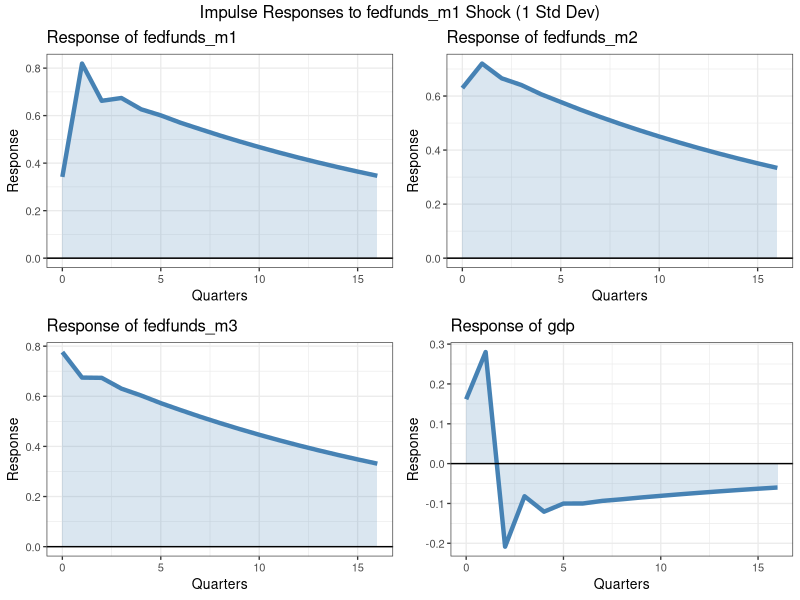
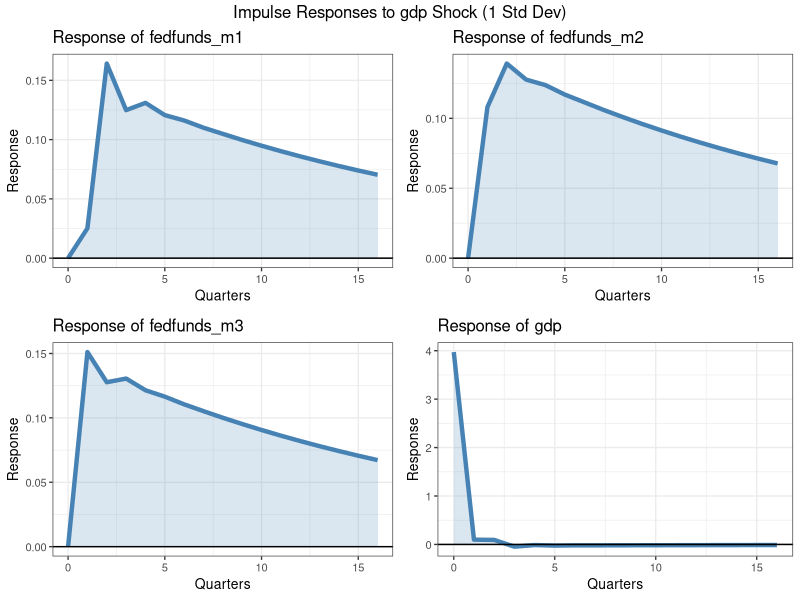
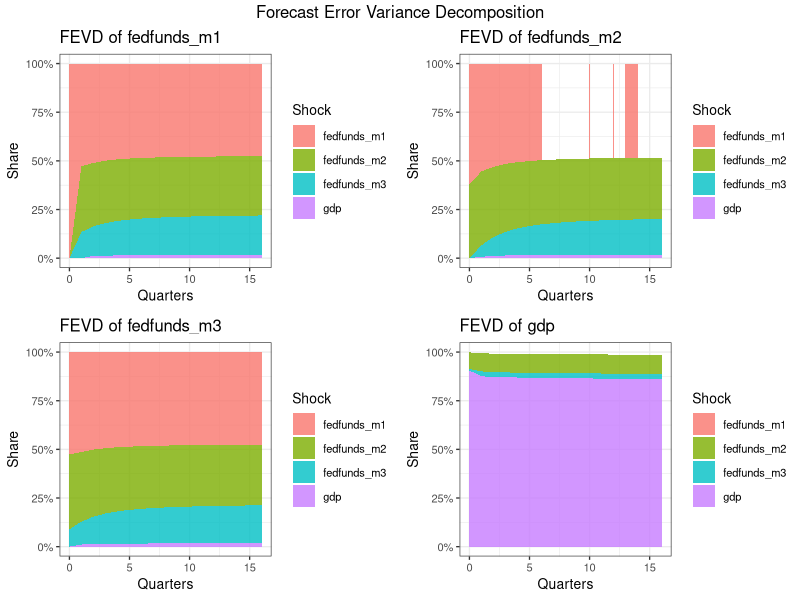
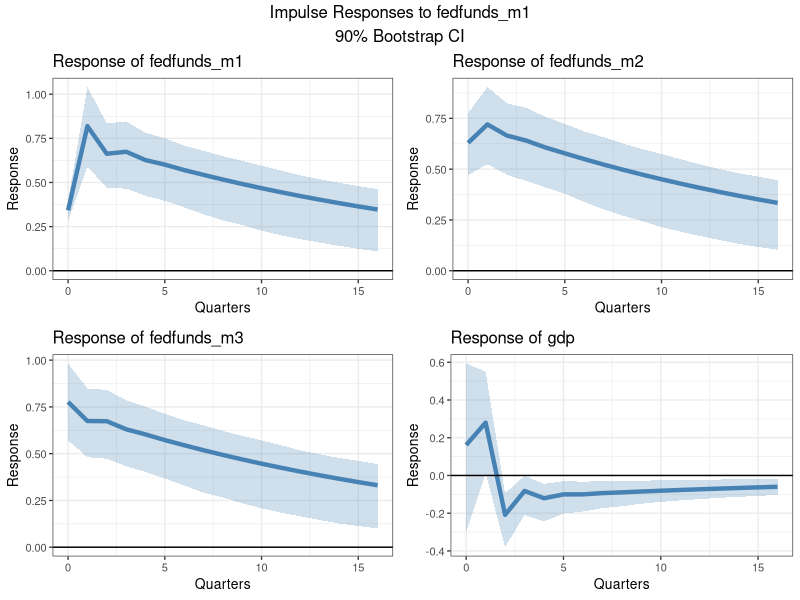
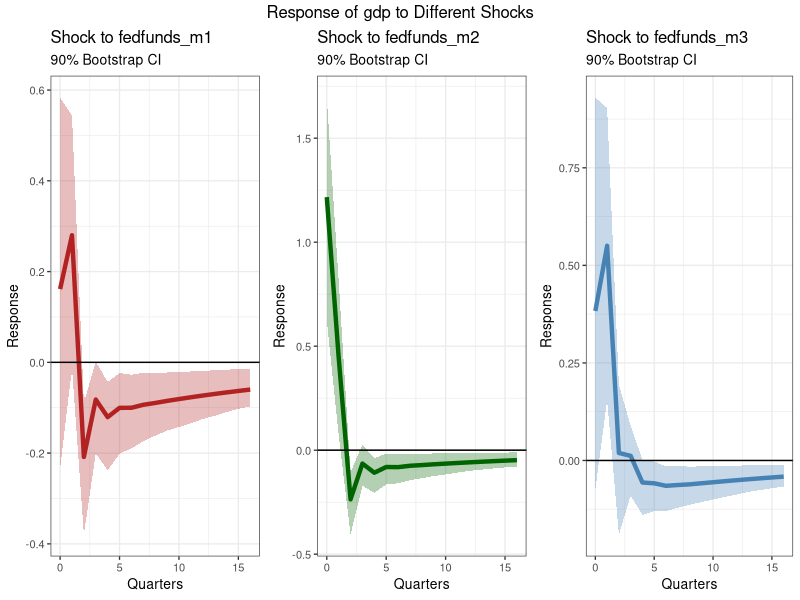
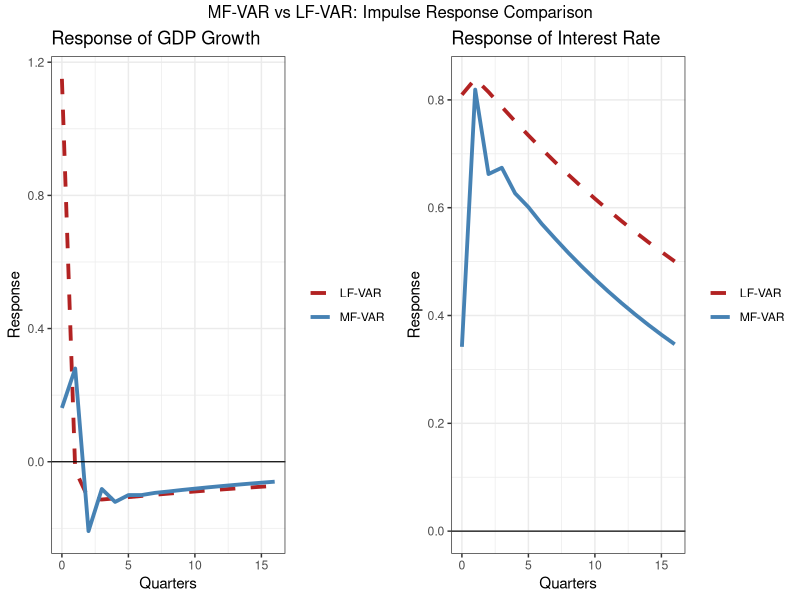

Here is the R script that generated these plots, in order:
# =============================================================================
# Author:   Alessia Paccagnini
# Textbook: Macroeconometrics
# Mixed-Frequency VAR (MF-VAR) Estimation in R
# =============================================================================
# Translation of mfvar_estimation.py for the Macroeconometrics Textbook
# Chapter 11: Mixed-Frequency Data, Section 11.9
#
# Following Ghysels (2016), Journal of Econometrics
# "Macroeconomics and the Reality of Mixed Frequency Data"
#
# Key References:
#   Ghysels, E. (2016). JoE.
#   Ghysels, E., Hill, J., & Motegi, K. (2016). Granger causality tests.
#   Foroni, C. & Marcellino, M. (2014). Mixed frequency structural VARs.
#
# Required packages:
#   readxl, dplyr, lubridate, ggplot2, gridExtra
#
# Install if needed:
#   install.packages(c("readxl","dplyr","lubridate","ggplot2","gridExtra"))
# =============================================================================

library(readxl)
library(dplyr)
library(lubridate)
library(ggplot2)
library(gridExtra)

# =============================================================================
# 1. DATA LOADING AND STACKING
# =============================================================================

load_data <- function() {
  fedfunds <- read_excel("FEDFUNDS.xlsx", sheet = "Monthly")
  gdp      <- read_excel("GDPC1.xlsx",    sheet = "Quarterly")
  gdpdef   <- read_excel("GDPDEF.xlsx",   sheet = "Quarterly")

  colnames(fedfunds) <- c("date", "fedfunds")
  colnames(gdp)      <- c("date", "gdp")
  colnames(gdpdef)   <- c("date", "gdpdef")

  fedfunds$date <- as.Date(fedfunds$date)
  gdp$date      <- as.Date(gdp$date)
  gdpdef$date   <- as.Date(gdpdef$date)

  list(fedfunds = fedfunds, gdp = gdp, gdpdef = gdpdef)
}


create_stacked_mfvar_data <- function(monthly_df, quarterly_df,
                                      monthly_var    = "fedfunds",
                                      quarterly_var  = "gdp",
                                      transform_quarterly = "growth",
                                      m = 3L) {
  #' Create the stacked MF-VAR dataset following Ghysels (2016).
  #'
  #' Z_tau = [x_{tau,1}, x_{tau,2}, x_{tau,3}, y_tau]'
  #'
  #' @param monthly_df   Monthly data frame (must have columns: date, <monthly_var>)
  #' @param quarterly_df Quarterly data frame (must have columns: date, <quarterly_var>)
  #' @param monthly_var  Name of the monthly variable
  #' @param quarterly_var Name of the quarterly variable
  #' @param transform_quarterly "growth" for 400*log-diff, "level" for raw
  #' @param m  Months per quarter
  #' @return List: Z (data frame), var_names (character vector)

  monthly_df   <- monthly_df   %>% arrange(date)
  quarterly_df <- quarterly_df %>% arrange(date)

  # Transform quarterly variable
  if (transform_quarterly == "growth") {
    quarterly_df <- quarterly_df %>%
      mutate(y = 400 * log(.data[[quarterly_var]] / lag(.data[[quarterly_var]])))
  } else {
    quarterly_df <- quarterly_df %>% mutate(y = .data[[quarterly_var]])
  }

  # Quarter label for monthly data
  monthly_df <- monthly_df %>%
    mutate(quarter = floor_date(date, "quarter"))

  stacked <- list()

  for (i in seq_len(nrow(quarterly_df))) {
    q_date <- quarterly_df$date[i]
    y_val  <- quarterly_df$y[i]

    if (is.na(y_val)) next

    q_monthly <- monthly_df %>%
      filter(quarter == q_date) %>%
      arrange(date)

    if (nrow(q_monthly) < m) next

    row_data <- list(
      date = q_date
    )
    row_data[[paste0(monthly_var, "_m1")]] <- q_monthly[[monthly_var]][1]
    row_data[[paste0(monthly_var, "_m2")]] <- q_monthly[[monthly_var]][2]
    row_data[[paste0(monthly_var, "_m3")]] <- q_monthly[[monthly_var]][3]
    row_data[[quarterly_var]]              <- y_val

    stacked[[length(stacked) + 1]] <- as.data.frame(row_data)
  }

  Z <- do.call(rbind, stacked)
  var_names <- c(paste0(monthly_var, c("_m1","_m2","_m3")), quarterly_var)

  list(Z = Z, var_names = var_names)
}


# =============================================================================
# 2. MF-VAR MODEL FUNCTIONS
# =============================================================================

create_var_matrices <- function(data_mat, p) {
  #' Build Y (dependent) and X (lagged regressors + constant) matrices.
  T_full <- nrow(data_mat)
  k      <- ncol(data_mat)

  Y <- data_mat[(p + 1):T_full, , drop = FALSE]   # (T-p) x k

  # X: [1, Z_{t-1}, Z_{t-2}, ..., Z_{t-p}]
  X <- matrix(1, nrow = T_full - p, ncol = 1)
  for (lag in 1:p) {
    X <- cbind(X, data_mat[(p - lag + 1):(T_full - lag), , drop = FALSE])
  }

  list(Y = Y, X = X)
}


fit_mfvar <- function(Z_df, var_names, p = 1L) {
  #' Estimate MF-VAR by OLS (equation-by-equation).
  #'
  #' @param Z_df      Data frame with columns: date, <var_names>
  #' @param var_names Character vector of variable names
  #' @param p         Lag order
  #' @return List with coefficient matrices, residuals, Sigma, std errors, etc.

  data_mat <- as.matrix(Z_df[, var_names])
  k        <- length(var_names)

  mats <- create_var_matrices(data_mat, p)
  Y    <- mats$Y
  X    <- mats$X
  T_eff <- nrow(Y)

  # OLS: B = (X'X)^{-1} X'Y   shape: (1 + k*p) x k
  XtX_inv <- solve(t(X) %*% X)
  B        <- XtX_inv %*% t(X) %*% Y

  # Extract intercept and coefficient matrices
  c_vec <- B[1, ]           # k-vector
  A_list <- vector("list", p)
  for (lag in 1:p) {
    idx_start <- 2 + (lag - 1) * k
    idx_end   <- 1 + lag * k
    A_list[[lag]] <- t(B[idx_start:idx_end, , drop = FALSE])  # k x k
  }

  fitted    <- X %*% B
  residuals <- Y - fitted
  Sigma     <- (t(residuals) %*% residuals) / T_eff   # ML estimate

  # Standard errors (Sigma ⊗ (X'X)^{-1} for vec(B))
  se_c <- numeric(k)
  se_A <- lapply(1:p, function(l) matrix(0, k, k))

  for (eq in 1:k) {
    var_b <- Sigma[eq, eq] * diag(XtX_inv)
    se_b  <- sqrt(var_b)
    se_c[eq] <- se_b[1]
    for (lag in 1:p) {
      idx_start <- 2 + (lag - 1) * k
      idx_end   <- 1 + lag * k
      se_A[[lag]][eq, ] <- se_b[idx_start:idx_end]
    }
  }

  list(
    A          = A_list,
    c          = c_vec,
    Sigma      = Sigma,
    residuals  = residuals,
    fitted     = fitted,
    se_c       = se_c,
    se_A       = se_A,
    T          = T_eff,
    k          = k,
    p          = p,
    var_names  = var_names,
    data_mat   = data_mat
  )
}


compute_ma_coefs <- function(model, periods) {
  #' Compute MA-representation coefficients Psi_0, Psi_1, ..., Psi_h.

  k   <- model$k
  Psi <- vector("list", periods + 1)
  Psi[[1]] <- diag(k)   # Psi_0 = I

  for (h in 1:periods) {
    Psi_h <- matrix(0, k, k)
    for (j in 1:min(h, model$p)) {
      Psi_h <- Psi_h + Psi[[h - j + 1]] %*% model$A[[j]]
    }
    Psi[[h + 1]] <- Psi_h
  }
  Psi
}


compute_irf <- function(model, shock_var, periods = 20,
                        orthogonalized = TRUE, shock_size = 1.0) {
  #' Compute impulse response functions.
  #'
  #' @param model        MF-VAR model list (from fit_mfvar)
  #' @param shock_var    Integer (1-based) or variable name string
  #' @param periods      IRF horizon
  #' @param orthogonalized Use Cholesky decomposition
  #' @param shock_size   Shock magnitude
  #' @return Matrix (periods+1) x k

  if (is.character(shock_var))
    shock_var <- which(model$var_names == shock_var)

  k   <- model$k
  Psi <- compute_ma_coefs(model, periods)

  # Cholesky factor (lower triangular)
  P <- if (orthogonalized) t(chol(model$Sigma)) else diag(k)

  impulse <- P[, shock_var] * shock_size

  irf_mat <- matrix(0, periods + 1, k)
  for (h in 0:periods) {
    irf_mat[h + 1, ] <- Psi[[h + 1]] %*% impulse
  }
  irf_mat
}


bootstrap_irf_ci <- function(model, shock_var, periods = 20, n_boot = 500,
                              ci_level = 0.90, seed = 42,
                              orthogonalized = TRUE, shock_size = 1.0) {
  #' Bootstrap confidence intervals for IRFs (residual bootstrap).

  set.seed(seed)
  if (is.character(shock_var))
    shock_var <- which(model$var_names == shock_var)

  k      <- model$k
  p      <- model$p
  T_eff  <- model$T

  irf_pt   <- compute_irf(model, shock_var, periods, orthogonalized, shock_size)
  boot_irfs <- array(0, dim = c(n_boot, periods + 1, k))

  for (b in 1:n_boot) {
    # Resample residuals
    idx_boot    <- sample(T_eff, T_eff, replace = TRUE)
    boot_resid  <- model$residuals[idx_boot, ]

    # Reconstruct data
    Z_orig  <- model$data_mat
    Z_boot  <- matrix(0, nrow(Z_orig) - p, k)
    Z_hist  <- Z_orig[1:p, , drop = FALSE]

    for (t in 1:T_eff) {
      Z_new <- model$c  # k-vector
      for (lag in 1:p)
        Z_new <- Z_new + as.numeric(model$A[[lag]] %*% Z_hist[nrow(Z_hist) - lag + 1, ])
      Z_new <- Z_new + as.numeric(boot_resid[t, ])
      Z_boot[t, ] <- Z_new
      Z_hist <- rbind(Z_hist, matrix(Z_new, nrow = 1))
    }

    # Re-estimate
    Z_full  <- rbind(Z_orig[1:p, ], Z_boot)
    Z_df_b  <- as.data.frame(Z_full)
    colnames(Z_df_b) <- model$var_names
    Z_df_b$date <- 1:nrow(Z_df_b)  # dummy date for fit_mfvar

    tryCatch({
      m_b <- fit_mfvar(Z_df_b, model$var_names, p = p)
      boot_irfs[b, , ] <- compute_irf(m_b, shock_var, periods, orthogonalized, shock_size)
    }, error = function(e) {
      boot_irfs[b, , ] <<- irf_pt
    })
  }

  alpha <- 1 - ci_level
  lower <- apply(boot_irfs, c(2, 3), quantile, probs = alpha / 2)
  upper <- apply(boot_irfs, c(2, 3), quantile, probs = 1 - alpha / 2)

  list(irf = irf_pt, lower = lower, upper = upper,
       all_irfs = boot_irfs, n_boot = n_boot, ci_level = ci_level)
}


compute_fevd <- function(model, periods = 20) {
  #' Forecast Error Variance Decomposition.
  #' Returns array (periods+1) x k x k.

  k   <- model$k
  P   <- t(chol(model$Sigma))
  Psi <- compute_ma_coefs(model, periods)

  # Orthogonalised MA coefficients: Theta_h = Psi_h %*% P
  Theta <- lapply(Psi, function(psi) psi %*% P)

  fevd <- array(0, dim = c(periods + 1, k, k))

  for (h in 0:periods) {
    mse      <- matrix(0, k, k)
    for (s in 0:h)
      mse <- mse + Theta[[s + 1]] %*% t(Theta[[s + 1]])
    mse_diag <- diag(mse)

    for (j in 1:k) {
      contrib <- numeric(k)
      for (s in 0:h)
        contrib <- contrib + Theta[[s + 1]][, j]^2
      fevd[h + 1, , j] <- contrib / mse_diag
    }
  }
  fevd
}


granger_causality_test <- function(model, cause_vars, effect_vars) {
  #' Wald test for Granger non-causality.

  if (is.character(cause_vars))
    cause_idx  <- match(cause_vars,  model$var_names)
  else
    cause_idx  <- cause_vars

  if (is.character(effect_vars))
    effect_idx <- match(effect_vars, model$var_names)
  else
    effect_idx <- effect_vars

  k              <- model$k
  p              <- model$p
  n_restrictions <- length(cause_idx) * length(effect_idx) * p

  mats <- create_var_matrices(model$data_mat, p)
  Y    <- mats$Y
  X    <- mats$X
  T_eff <- nrow(Y)

  # Unrestricted SSR for effect equations
  ssr_u <- sum(model$residuals[, effect_idx]^2)

  # Restricted X (remove cause variables from all lags)
  keep_cols <- 1L  # constant
  for (lag in 1:p)
    for (v in 1:k)
      if (!(v %in% cause_idx))
        keep_cols <- c(keep_cols, 1L + (lag - 1L) * k + v)

  X_r   <- X[, keep_cols, drop = FALSE]
  B_r   <- solve(t(X_r) %*% X_r, t(X_r) %*% Y[, effect_idx, drop = FALSE])
  resid_r <- Y[, effect_idx, drop = FALSE] - X_r %*% B_r
  ssr_r <- sum(resid_r^2)

  df1    <- n_restrictions
  df2    <- T_eff * length(effect_idx) - ncol(X) * length(effect_idx)
  F_stat <- ((ssr_r - ssr_u) / df1) / (ssr_u / df2)
  W_stat <- F_stat * df1
  p_val  <- 1 - pchisq(W_stat, df1)

  list(
    F_statistic   = F_stat,
    Wald_statistic = W_stat,
    p_value       = p_val,
    df            = c(df1, df2),
    H0            = sprintf("No Granger causality from %s to %s",
                            paste(cause_vars, collapse = ","),
                            paste(effect_vars, collapse = ","))
  )
}


# =============================================================================
# 3. PRINT SUMMARY
# =============================================================================

print_mfvar_summary <- function(model) {
  cat("\n", strrep("=", 75), "\n")
  cat("MIXED-FREQUENCY VAR ESTIMATION RESULTS\n")
  cat("Following Ghysels (2016, Journal of Econometrics)\n")
  cat(strrep("=", 75), "\n")
  cat(sprintf("Sample size (T):      %d\n", model$T))
  cat(sprintf("Variables (k):        %d\n", model$k))
  cat(sprintf("Lags (p):             %d\n", model$p))
  cat(sprintf("Parameters per eq.:   %d\n", 1 + model$k * model$p))
  cat(sprintf("Total parameters:     %d\n", model$k * (1 + model$k * model$p)))

  cat("\nA1 matrix (first lag):\n")
  A1  <- model$A[[1]]
  SE1 <- model$se_A[[1]]
  nms <- model$var_names

  header <- sprintf("%-16s", "")
  for (nm in nms) header <- paste0(header, sprintf("%14s", substr(nm, 1, 13)))
  cat(header, "\n", strrep("-", nchar(header)), "\n")

  for (i in seq_len(model$k)) {
    row_str <- sprintf("%-16s", substr(nms[i], 1, 15))
    for (j in seq_len(model$k)) {
      coef   <- A1[i, j]
      se_val <- SE1[i, j]
      t_val  <- if (se_val > 0) abs(coef / se_val) else 0
      stars  <- if (t_val > 2.576) "***" else if (t_val > 1.960) "**" else if (t_val > 1.645) "*" else ""
      row_str <- paste0(row_str, sprintf("%10.4f%-3s", coef, stars))
    }
    cat(row_str, "\n")
  }
  cat("Note: *** p<0.01, ** p<0.05, * p<0.10\n")

  # Intercepts
  cat("\nIntercepts:\n", strrep("-", 50), "\n")
  for (i in seq_len(model$k))
    cat(sprintf("  %-20s: %8.4f (SE: %.4f)\n", nms[i], model$c[i], model$se_c[i]))

  # Information criteria
  det_S  <- det(model$Sigma)
  k      <- model$k
  T_eff  <- model$T
  ll     <- -0.5 * T_eff * (k * log(2 * pi) + log(det_S) + k)
  n_par  <- k * (1 + k * model$p)
  aic_ic <- -2 * ll + 2 * n_par
  bic_ic <- -2 * ll + n_par * log(T_eff)

  cat(sprintf("\n  Log-likelihood: %12.2f\n", ll))
  cat(sprintf("  AIC:            %12.2f\n",  aic_ic))
  cat(sprintf("  BIC:            %12.2f\n",  bic_ic))
  cat(strrep("=", 75), "\n")
}


# =============================================================================
# 4. VISUALISATION
# =============================================================================

plot_irf_simple <- function(model, shock_var, periods = 20) {
  if (is.character(shock_var)) shock_name <- shock_var
  else                          shock_name <- model$var_names[shock_var]

  irf_mat <- compute_irf(model, shock_var, periods)
  k       <- model$k
  h_vec   <- 0:periods

  plots <- lapply(1:k, function(i) {
    df <- data.frame(h = h_vec, response = irf_mat[, i])
    ggplot(df, aes(x = h, y = response)) +
      geom_ribbon(aes(ymin = 0, ymax = response), alpha = 0.2, fill = "steelblue") +
      geom_line(colour = "steelblue", linewidth = 1.5) +
      geom_hline(yintercept = 0, linewidth = 0.5) +
      labs(x = "Quarters", y = "Response",
           title = paste("Response of", model$var_names[i])) +
      theme_bw(base_size = 10)
  })
  grid.arrange(grobs = plots, ncol = 2,
               top = paste("Impulse Responses to", shock_name, "Shock (1 Std Dev)"))
}


plot_irf_with_ci_r <- function(ci_results, var_names, shock_name,
                                periods = 20, ci_level = 0.90) {
  k     <- ncol(ci_results$irf)
  h_vec <- 0:periods
  ci_pct <- round(ci_level * 100)

  plots <- lapply(1:k, function(i) {
    df <- data.frame(
      h      = h_vec,
      irf    = ci_results$irf[, i],
      lower  = ci_results$lower[, i],
      upper  = ci_results$upper[, i]
    )
    ggplot(df, aes(x = h)) +
      geom_ribbon(aes(ymin = lower, ymax = upper), fill = "steelblue", alpha = 0.25) +
      geom_line(aes(y = irf), colour = "steelblue", linewidth = 1.5) +
      geom_hline(yintercept = 0, linewidth = 0.5) +
      labs(x = "Quarters", y = "Response",
           title = paste("Response of", var_names[i])) +
      theme_bw(base_size = 10)
  })
  grid.arrange(grobs = plots, ncol = 2,
               top = paste0("Impulse Responses to ", shock_name,
                             "\n", ci_pct, "% Bootstrap CI"))
}


plot_multiple_irfs_ci <- function(model, shock_vars, response_var,
                                   periods = 20, n_boot = 500,
                                   ci_level = 0.90, seed = 42) {
  if (is.character(response_var))
    resp_idx <- which(model$var_names == response_var)
  else
    resp_idx <- response_var

  ci_pct  <- round(ci_level * 100)
  colours <- c("firebrick", "darkgreen", "steelblue")

  plots <- lapply(seq_along(shock_vars), function(idx) {
    sv  <- shock_vars[[idx]]
    snm <- if (is.character(sv)) sv else model$var_names[sv]
    cat(sprintf("  Computing IRF for shock to %s...\n", snm))

    ci <- bootstrap_irf_ci(model, sv, periods, n_boot, ci_level, seed + idx - 1)

    df <- data.frame(
      h     = 0:periods,
      irf   = ci$irf[, resp_idx],
      lower = ci$lower[, resp_idx],
      upper = ci$upper[, resp_idx]
    )
    ggplot(df, aes(x = h)) +
      geom_ribbon(aes(ymin = lower, ymax = upper),
                  fill = colours[idx], alpha = 0.3) +
      geom_line(aes(y = irf), colour = colours[idx], linewidth = 1.5) +
      geom_hline(yintercept = 0, linewidth = 0.5) +
      labs(x = "Quarters", y = "Response",
           title = paste("Shock to", snm),
           subtitle = paste0(ci_pct, "% Bootstrap CI")) +
      theme_bw(base_size = 10)
  })

  grid.arrange(grobs = plots, nrow = 1,
               top = paste("Response of", model$var_names[resp_idx], "to Different Shocks"))
}


plot_fevd_r <- function(model, periods = 20) {
  fevd_arr <- compute_fevd(model, periods)
  k        <- model$k
  h_vec    <- 0:periods
  nms      <- model$var_names

  plots <- lapply(1:k, function(i) {
    df <- do.call(rbind, lapply(1:k, function(j) {
      data.frame(h = h_vec, share = fevd_arr[, i, j], shock = nms[j])
    }))
    ggplot(df, aes(x = h, y = share, fill = shock)) +
      geom_area(position = "stack", alpha = 0.8) +
      scale_y_continuous(limits = c(0, 1), labels = scales::percent) +
      labs(x = "Quarters", y = "Share",
           title = paste("FEVD of", nms[i]), fill = "Shock") +
      theme_bw(base_size = 10) + theme(legend.position = "right")
  })
  grid.arrange(grobs = plots, ncol = 2,
               top = "Forecast Error Variance Decomposition")
}


# =============================================================================
# 5. MAIN EXECUTION
# =============================================================================

cat("\n", strrep("=", 75), "\n")
cat("MF-VAR ESTIMATION: Following Ghysels (2016, JoE)\n")
cat(strrep("=", 75), "\n")

# Load data
cat("\n>>> Loading data...\n")
raw <- load_data()
fedfunds <- raw$fedfunds
gdp      <- raw$gdp

cat(sprintf("Monthly Fed Funds:  %d observations\n", nrow(fedfunds)))
cat(sprintf("Quarterly GDP:      %d observations\n", nrow(gdp)))

# Create stacked MF-VAR data
cat("\n>>> Creating stacked MF-VAR data...\n")
stacked_res <- create_stacked_mfvar_data(fedfunds, gdp,
                                          monthly_var    = "fedfunds",
                                          quarterly_var  = "gdp",
                                          transform_quarterly = "growth")
Z         <- stacked_res$Z
var_names <- stacked_res$var_names

cat(sprintf("Stacked data:       %d rows x %d cols\n", nrow(Z), ncol(Z)))
cat("Variables:", paste(var_names, collapse = ", "), "\n")
cat("First observations:\n")
print(head(Z, 5))

# ── Estimate MF-VAR(1) ────────────────────────────────────────────────────────
cat("\n>>> Estimating MF-VAR(1)...\n")
mfvar1 <- fit_mfvar(Z, var_names, p = 1L)
print_mfvar_summary(mfvar1)

# ── Granger Causality Tests ───────────────────────────────────────────────────
cat("\n>>> Granger Causality Tests:\n", strrep("-", 75), "\n")

gc_ffr_gdp <- granger_causality_test(mfvar1,
                                      cause_vars  = c("fedfunds_m1","fedfunds_m2","fedfunds_m3"),
                                      effect_vars = "gdp")
cat("\nTest: Monthly Fed Funds => GDP Growth\n")
cat(sprintf("  Wald statistic: %.4f\n",  gc_ffr_gdp$Wald_statistic))
cat(sprintf("  p-value:        %.4f\n",  gc_ffr_gdp$p_value))
cat(sprintf("  Conclusion:     %s at 5%% level\n",
            if (gc_ffr_gdp$p_value < 0.05) "Reject H0" else "Fail to reject H0"))

gc_gdp_ffr <- granger_causality_test(mfvar1,
                                      cause_vars  = "gdp",
                                      effect_vars = c("fedfunds_m1","fedfunds_m2","fedfunds_m3"))
cat("\nTest: GDP Growth => Monthly Fed Funds\n")
cat(sprintf("  Wald statistic: %.4f\n",  gc_gdp_ffr$Wald_statistic))
cat(sprintf("  p-value:        %.4f\n",  gc_gdp_ffr$p_value))
cat(sprintf("  Conclusion:     %s at 5%% level\n",
            if (gc_gdp_ffr$p_value < 0.05) "Reject H0" else "Fail to reject H0"))

# ── Plots (no CI — quick) ────────────────────────────────────────────────────
cat("\n>>> Generating visualisations...\n")

png("mfvar_irf_ffr_m1.png", width = 1400, height = 900, res = 120)
plot_irf_simple(mfvar1, "fedfunds_m1", periods = 16)
dev.off()
cat("  Saved: mfvar_irf_ffr_m1.png\n")

png("mfvar_irf_gdp.png", width = 1400, height = 900, res = 120)
plot_irf_simple(mfvar1, "gdp", periods = 16)
dev.off()
cat("  Saved: mfvar_irf_gdp.png\n")

png("mfvar_fevd.png", width = 1400, height = 900, res = 120)
plot_fevd_r(mfvar1, periods = 16)
dev.off()
cat("  Saved: mfvar_fevd.png\n")

# ── Bootstrap CI for FFR_m1 shock ─────────────────────────────────────────────
cat("\n>>> Computing IRFs with 90% bootstrap CI (500 reps)...\n")
ci_ffr_m1 <- bootstrap_irf_ci(mfvar1, "fedfunds_m1", periods = 16,
                                n_boot = 500, ci_level = 0.90, seed = 42)

png("mfvar_irf_ffr_m1_ci.png", width = 1400, height = 900, res = 120)
plot_irf_with_ci_r(ci_ffr_m1, var_names, "fedfunds_m1", periods = 16, ci_level = 0.90)
dev.off()
cat("  Saved: mfvar_irf_ffr_m1_ci.png\n")

# ── GDP response by month of shock ────────────────────────────────────────────
cat("\n>>> Comparing GDP response to shocks at different months...\n")
png("mfvar_gdp_response_by_month.png", width = 1400, height = 500, res = 120)
plot_multiple_irfs_ci(mfvar1,
                       shock_vars   = c("fedfunds_m1","fedfunds_m2","fedfunds_m3"),
                       response_var = "gdp",
                       periods      = 16,
                       n_boot       = 500,
                       ci_level     = 0.90,
                       seed         = 123)
dev.off()
cat("  Saved: mfvar_gdp_response_by_month.png\n")

# ── IRF Significance Summary ──────────────────────────────────────────────────
cat("\n>>> IRF Significance Summary (90% CI):\n", strrep("-", 75), "\n")
gdp_idx <- which(var_names == "gdp")
for (sv in c("fedfunds_m1","fedfunds_m2","fedfunds_m3")) {
  ci_res <- bootstrap_irf_ci(mfvar1, sv, periods = 8,
                              n_boot = 300, ci_level = 0.90, seed = 42)
  cat(sprintf("\n  Shock to %s:\n", sv))
  for (h in c(0,1,2,4,8)) {
    pt  <- ci_res$irf[h + 1, gdp_idx]
    lo  <- ci_res$lower[h + 1, gdp_idx]
    hi  <- ci_res$upper[h + 1, gdp_idx]
    sig <- if (lo > 0 | hi < 0) "*" else ""
    cat(sprintf("    h=%d: %7.3f [%7.3f, %7.3f] %s\n", h, pt, lo, hi, sig))
  }
}

# ── MF-VAR vs LF-VAR ─────────────────────────────────────────────────────────
cat("\n>>> Comparing MF-VAR with traditional LF-VAR...\n")

# Quarterly average of monthly Fed Funds
fedfunds_q <- fedfunds %>%
  mutate(quarter = floor_date(date, "quarter")) %>%
  group_by(quarter) %>%
  summarise(fedfunds = mean(fedfunds), .groups = "drop") %>%
  rename(date = quarter)

gdp_growth_df <- raw$gdp %>%
  arrange(date) %>%
  mutate(gdp_growth = 400 * log(gdp / lag(gdp))) %>%
  select(date, gdp_growth) %>%
  filter(!is.na(gdp_growth))

lf_data <- inner_join(fedfunds_q, gdp_growth_df, by = "date") %>% arrange(date)
lf_var_names <- c("fedfunds", "gdp_growth")

lfvar <- fit_mfvar(lf_data, lf_var_names, p = 1L)

cat("\nLF-VAR vs MF-VAR coefficient comparison:\n")
cat(sprintf("  A1[FFR->FFR]: LF=%.4f  vs  MF(m1->m1)=%.4f\n",
            lfvar$A[[1]][1,1], mfvar1$A[[1]][1,1]))
cat(sprintf("  A1[FFR->GDP]: LF=%.4f  vs  MF(m1->GDP)=%.4f\n",
            lfvar$A[[1]][2,1], mfvar1$A[[1]][4,1]))
cat(sprintf("  A1[GDP->FFR]: LF=%.4f  vs  MF(GDP->m1)=%.4f\n",
            lfvar$A[[1]][1,2], mfvar1$A[[1]][1,4]))
cat(sprintf("  A1[GDP->GDP]: LF=%.4f  vs  MF(GDP->GDP)=%.4f\n",
            lfvar$A[[1]][2,2], mfvar1$A[[1]][4,4]))

# Comparison plot
irf_mf <- compute_irf(mfvar1, "fedfunds_m1", periods = 16)
irf_lf <- compute_irf(lfvar,  "fedfunds",    periods = 16)
h_vec  <- 0:16

df_comp <- data.frame(
  h       = rep(h_vec, 2),
  gdp_resp = c(irf_mf[, 4], irf_lf[, 2]),
  ffr_resp = c(irf_mf[, 1], irf_lf[, 1]),
  model   = rep(c("MF-VAR", "LF-VAR"), each = 17)
)

p_gdp <- ggplot(df_comp, aes(x = h, y = gdp_resp, colour = model, linetype = model)) +
  geom_line(linewidth = 1.3) +
  geom_hline(yintercept = 0, linewidth = 0.4) +
  scale_colour_manual(values = c("MF-VAR" = "steelblue", "LF-VAR" = "firebrick")) +
  scale_linetype_manual(values = c("MF-VAR" = "solid", "LF-VAR" = "dashed")) +
  labs(x = "Quarters", y = "Response", title = "Response of GDP Growth",
       colour = NULL, linetype = NULL) +
  theme_bw(base_size = 11)

p_ffr <- ggplot(df_comp, aes(x = h, y = ffr_resp, colour = model, linetype = model)) +
  geom_line(linewidth = 1.3) +
  geom_hline(yintercept = 0, linewidth = 0.4) +
  scale_colour_manual(values = c("MF-VAR" = "steelblue", "LF-VAR" = "firebrick")) +
  scale_linetype_manual(values = c("MF-VAR" = "solid", "LF-VAR" = "dashed")) +
  labs(x = "Quarters", y = "Response", title = "Response of Interest Rate",
       colour = NULL, linetype = NULL) +
  theme_bw(base_size = 11)

png("mfvar_vs_lfvar_comparison.png", width = 1400, height = 500, res = 120)
grid.arrange(p_gdp, p_ffr, ncol = 2,
             top = "MF-VAR vs LF-VAR: Impulse Response Comparison")
dev.off()
cat("  Saved: mfvar_vs_lfvar_comparison.png\n")

# ── MF-VAR(2) Lag Selection ───────────────────────────────────────────────────
cat("\n>>> Estimating MF-VAR(2) for comparison...\n")
mfvar2 <- fit_mfvar(Z, var_names, p = 2L)

info_criteria <- function(model) {
  det_S <- det(model$Sigma)
  k     <- model$k
  T_eff <- model$T
  ll    <- -0.5 * T_eff * (k * log(2 * pi) + log(det_S) + k)
  n_par <- k * (1 + k * model$p)
  c(ll = ll, aic = -2*ll + 2*n_par, bic = -2*ll + n_par*log(T_eff))
}

ic1 <- info_criteria(mfvar1)
ic2 <- info_criteria(mfvar2)

cat("\nLag Selection:\n", strrep("-", 60), "\n")
cat(sprintf("%-12s %12s %12s %12s\n", "Model", "Log-Lik", "AIC", "BIC"))
cat(strrep("-", 60), "\n")
cat(sprintf("%-12s %12.2f %12.2f %12.2f\n", "MF-VAR(1)", ic1["ll"], ic1["aic"], ic1["bic"]))
cat(sprintf("%-12s %12.2f %12.2f %12.2f\n", "MF-VAR(2)", ic2["ll"], ic2["aic"], ic2["bic"]))
cat(sprintf("BIC prefers: %s\n", if (ic1["bic"] < ic2["bic"]) "MF-VAR(1)" else "MF-VAR(2)"))

cat("\n>>> MF-VAR estimation complete!\n")
cat(strrep("=", 75), "\n")
